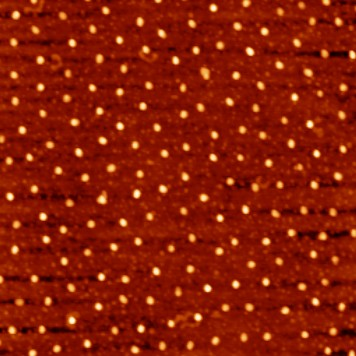
#> input picture sample_image.jpg, 356 x 356 px
$ python slider.py --image sample_image.jpg
#> lines starting #> are read from the running program, lines starting #| are printed output that depends on the picture; after the words box and inside, x2 and y2 are one past the last pixel; in counts of white or black regions, pixels touching at a corner belong together

# import important liabraries
import cv2
import numpy as np
import argparse
# defining function
def nothing(x):
    pass
# creating trackbar (setting up the pixel contrast limits) ( GUI)
cv2.namedWindow("Tracking")
cv2.createTrackbar("lower_R", "Tracking", 0, 255, nothing)
#> slider 'lower_R' is set to 51
cv2.createTrackbar("lower_G", "Tracking", 0, 255, nothing)
#> slider 'lower_G' is set to 51
cv2.createTrackbar("lower_B", "Tracking", 0, 255, nothing)
#> slider 'lower_B' is set to 51
cv2.createTrackbar("upper_R", "Tracking", 255, 255, nothing)
cv2.createTrackbar("upper_G", "Tracking", 255, 255, nothing)
cv2.createTrackbar("upper_B", "Tracking", 255, 255, nothing)

while True:

    # setting command line arguments
    ap = argparse.ArgumentParser()
    ap.add_argument("-i", "--image", help = "path to the image file")
    args = vars(ap.parse_args())
    # reading the image
    frame = cv2.imread(args["image"])
#> frame is the input picture: shape (356, 356, 3); mean B, G, R 6.9, 28.9, 138.2

    # converting the BGR to RGB contrast
    rgb = cv2.cvtColor(frame, cv2.COLOR_BGR2RGB)
    # Setting trackbar limits
    l_r = cv2.getTrackbarPos("lower_R", "Tracking")
    l_g = cv2.getTrackbarPos("lower_G", "Tracking")
    l_b = cv2.getTrackbarPos("lower_B", "Tracking")
    u_r = cv2.getTrackbarPos("upper_R", "Tracking")
    u_g = cv2.getTrackbarPos("upper_G", "Tracking")
    u_b = cv2.getTrackbarPos("upper_B", "Tracking")

    lower_bound = np.array([l_r, l_g, l_b])
    upper_bound = np.array([u_r, u_g, u_b])
    # creating mask
    mask = cv2.inRange(rgb, lower_bound, upper_bound)
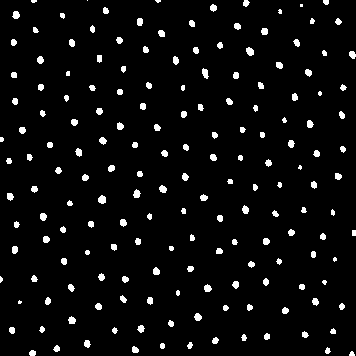
#> mask: shape (356, 356); 4.6% white; 174 white regions (13 under 20 px), largest, box (x1, y1, x2, y2) and area: (98, 195, 106, 204) 56, (246, 47, 254, 56) 54, (202, 68, 209, 79) 51
    # overlapping mask and image for seperating particles
    res = cv2.bitwise_and(frame, frame, mask=mask)
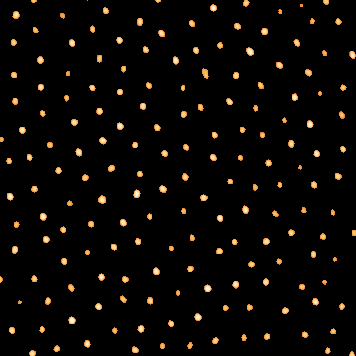
#> res: shape (356, 356, 3); mean B, G, R 4.5, 8, 11.1
    # displaying images
    cv2.imshow("frame", frame)
    cv2.imshow("mask", mask)
    cv2.imshow("res", res)

    key = cv2.waitKey(1)
#> (key Esc is pressed here)
    if key == 27:
        break

#> (the run stopped early here; a loop or call above may not have finished)
